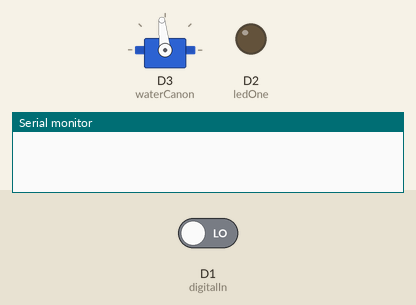
Simulated run of this sketch. Board: ESP8266 (NodeMCU). On the bench: servo, output pins drawn as LEDs (lit = HIGH), the last lines printed to the serial monitor. The test bench sets the inputs (shaded band); at power-on: D1 (digitalIn) LOW.

Above: at 1.2 s.
1.3 s: D1 (digitalIn) driven HIGH
At 1.55 s:
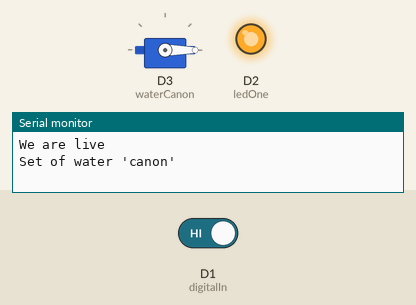
At 2.1 s:
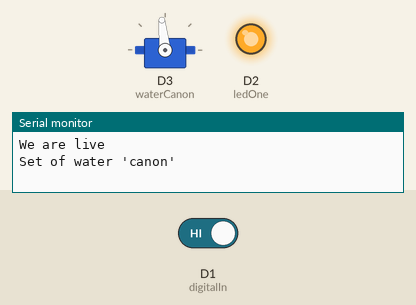
4.3 s: D1 (digitalIn) driven LOW
At 5.3 s:
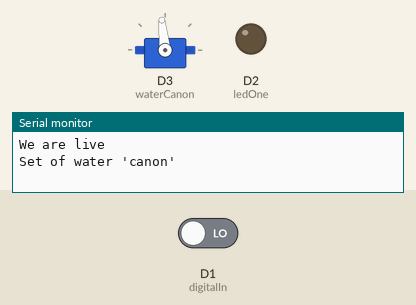
Timing chart, 0 to 7.3 s (numbered marks = the images above; inputs shaded):
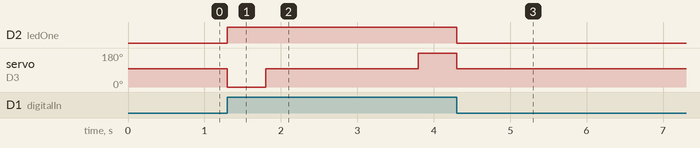

The sketch:

watercanon.ino
```cpp
#include <Servo.h>

int analogIn = A0;
int digitalIn = D1;
int ledOne = D2;
int servoStop = 96;

Servo waterCanon;

void setup ()
{
  pinMode (analogIn, INPUT);
  pinMode (digitalIn, INPUT);
  pinMode (ledOne, OUTPUT);
  waterCanon.attach(D3);
  Serial.begin (9600);
}


void loop ()
{
  float  analogValue;
  int digitalValue;

  int i = 0;
  bool t = false;
  digitalWrite (ledOne, LOW);
  waterCanon.write(servoStop);
  while (i < 100)
  {
    digitalValue = digitalRead (digitalIn);
    if  (digitalValue==1)
    {
      Serial.println ("We are live");
      t = true;
      break;
    }
    i++;
  }

  if (t)
  {
      Serial.println ("Set of water 'canon'");
      digitalWrite (ledOne, HIGH);

      // Full speed ahead for 0,5 seconds
      waterCanon.write(0);
      delay(500);
      // Hoooold..!
      waterCanon.write(servoStop);
      delay(2000);
      // Backup
      waterCanon.write(180);
      delay(500);
  }
}
```

Measured:
- after the input at 1.3 s, D2 (ledOne): LOW → HIGH at once; servo on D3 (waterCanon): 96° → 0° at once, → 96° 0.50 s later, → 180° 2.0 s later
- after the input at 4.3 s, D2 (ledOne): HIGH → LOW at once
